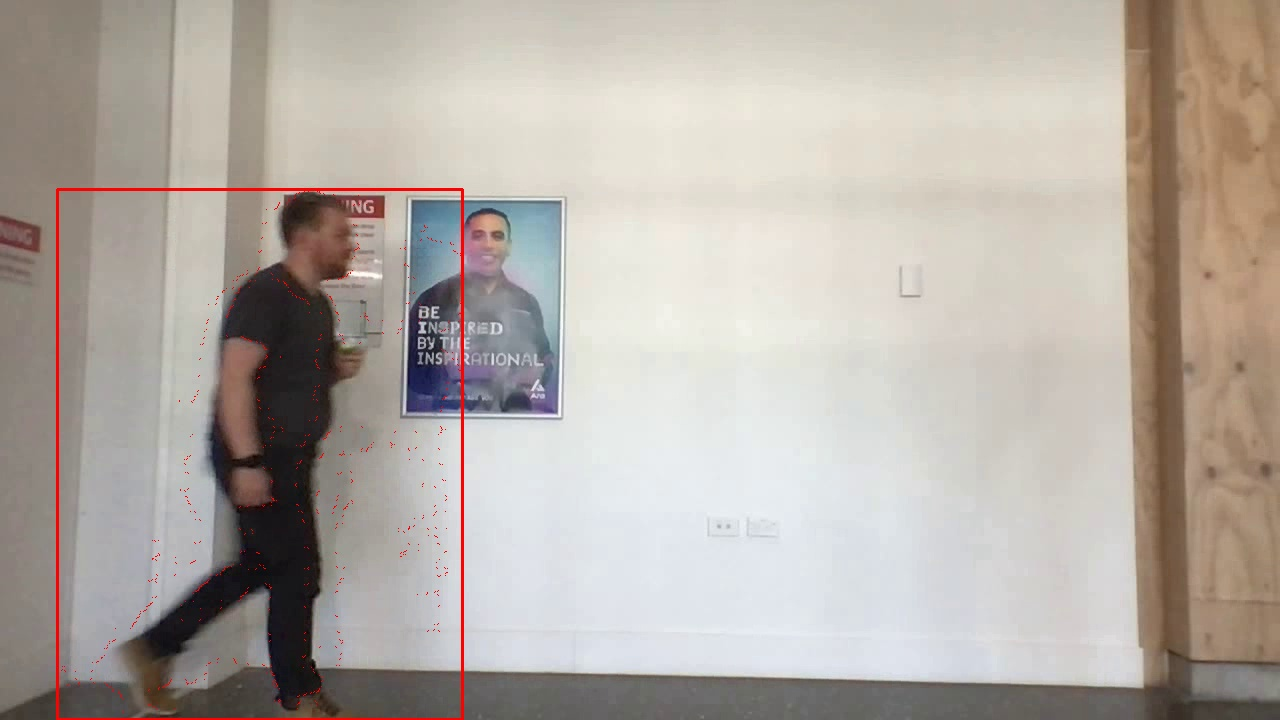
#> input picture framee7ef39ba-a335-11eb-85f7-acde48001122.jpg, 1280 x 720 px, given in place of the camera
$ python lower_upper_hsv_colors.py
#> lines starting #> are read from the running program, lines starting #| are printed output that depends on the picture; after the words box and inside, x2 and y2 are one past the last pixel; in counts of white or black regions, pixels touching at a corner belong together
import cv2
import numpy as np


cap = cv2.VideoCapture(0)

def nothing(x):
    pass
# Creating a window for later use
cv2.namedWindow('result')

# Starting with 100's to prevent error while masking
h,s,v = 100,100,100

# Creating track bar
cv2.createTrackbar('h_min', 'result',0,179,nothing)
#> slider 'h_min' is set to 35
cv2.createTrackbar('s_min', 'result',0,255,nothing)
#> slider 's_min' is set to 51
cv2.createTrackbar('v_min', 'result',0,255,nothing)
#> slider 'v_min' is set to 51
# Creating track bar
cv2.createTrackbar('h_max', 'result',0,179,nothing)
#> slider 'h_max' is set to 179
cv2.createTrackbar('s_max', 'result',0,255,nothing)
#> slider 's_max' is set to 255
cv2.createTrackbar('v_max', 'result',0,255,nothing)
#> slider 'v_max' is set to 255

while(1):

    _, frame = cap.read()
#> frame is the input picture: shape (720, 1280, 3); mean B, G, R 165.3, 172.4, 180.1

    #converting to HSV
    hsv = cv2.cvtColor(frame,cv2.COLOR_BGR2HSV)
#> hsv: shape (720, 1280, 3); mean H, S, V 43.7, 31.1, 182.4

    # get info from track bar and appy to result
    h_min = cv2.getTrackbarPos('h_min','result')
    s_min = cv2.getTrackbarPos('s_min','result')
    v_min = cv2.getTrackbarPos('v_min','result')

    h_max = cv2.getTrackbarPos('h_max', 'result')
    s_max = cv2.getTrackbarPos('s_max', 'result')
    v_max = cv2.getTrackbarPos('v_max', 'result')
    # Normal masking algorithm
    lower_blue = np.array([h_min,s_min,v_min])
    print('--------------------')
    print('MIN: hsv({}, {}, {})'.format(h_min, s_min, v_min))
    print('MAX: hsv({}, {}, {})'.format(h_max, s_max, v_max))
    print('--------------------')

    upper_blue = np.array([h_max, s_max, v_max])

    mask = cv2.inRange(hsv,lower_blue, upper_blue)
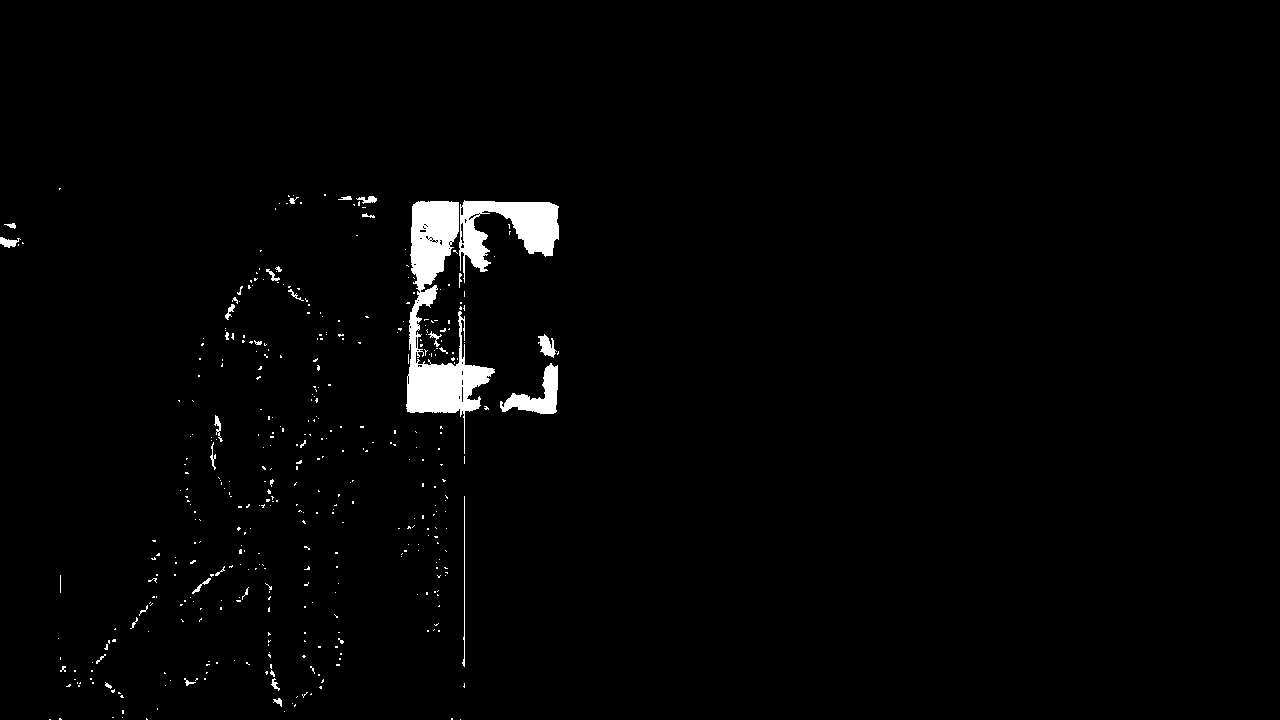
#> mask: shape (720, 1280); 1.7% white; 418 white regions (383 under 20 px), largest, box (x1, y1, x2, y2) and area: (406, 201, 495, 454) 7715, (459, 200, 559, 283) 3814, (500, 363, 558, 414) 1220

    result = cv2.bitwise_and(frame,frame,mask = mask)
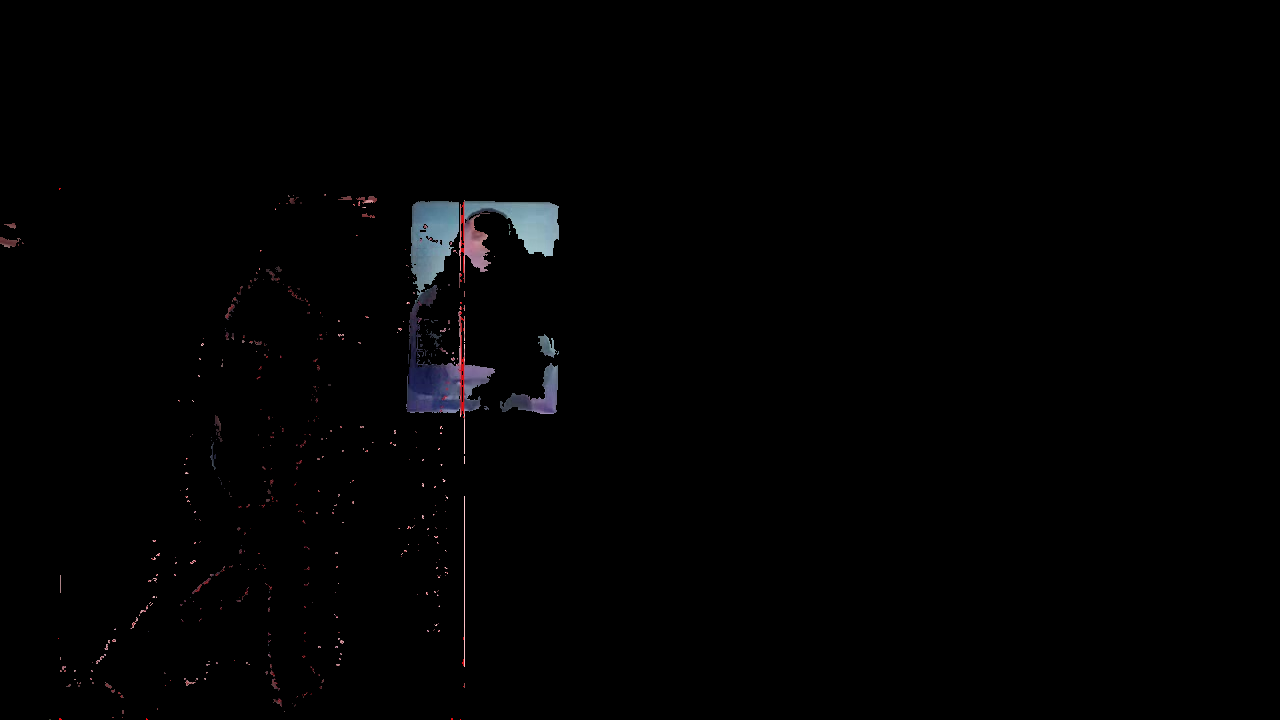
#> result: shape (720, 1280, 3); mean B, G, R 2.1, 1.8, 1.9
    cv2.putText(result, 'MIN: hsv({}, {}, {})'.format(h_min, s_min, v_min), (10, 50), cv2.FONT_HERSHEY_SIMPLEX, 1, 255, 2)
    cv2.putText(result, 'MAX: hsv({}, {}, {})'.format(h_max, s_max, v_max), (10, 100), cv2.FONT_HERSHEY_SIMPLEX, 1, 255, 2)
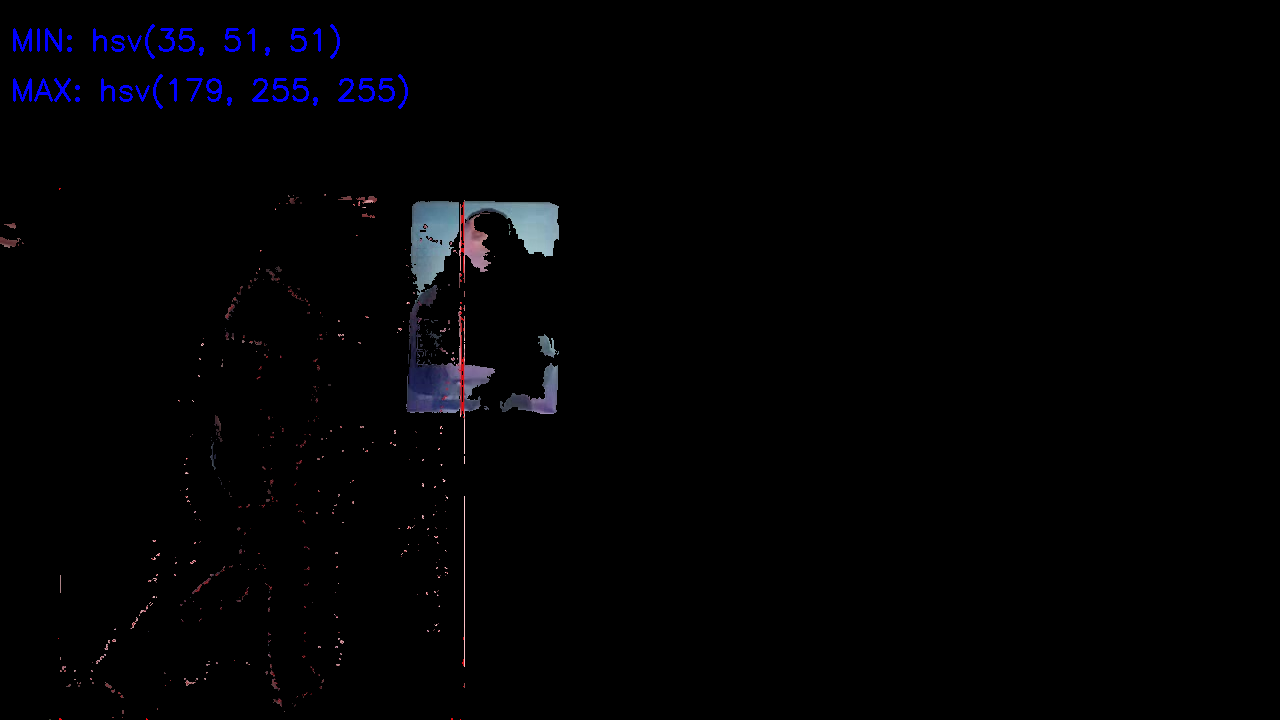
#> result: shape (720, 1280, 3); mean B, G, R 3.4, 1.8, 1.9

    cv2.imshow('result',result)

    k = cv2.waitKey(5) & 0xFF
#> (key Esc is pressed here)
    if k == 27:
        break

cap.release()

cv2.destroyAllWindows()

$ run again, on framee82d7edc-a335-11eb-85f7-acde48001122.jpg
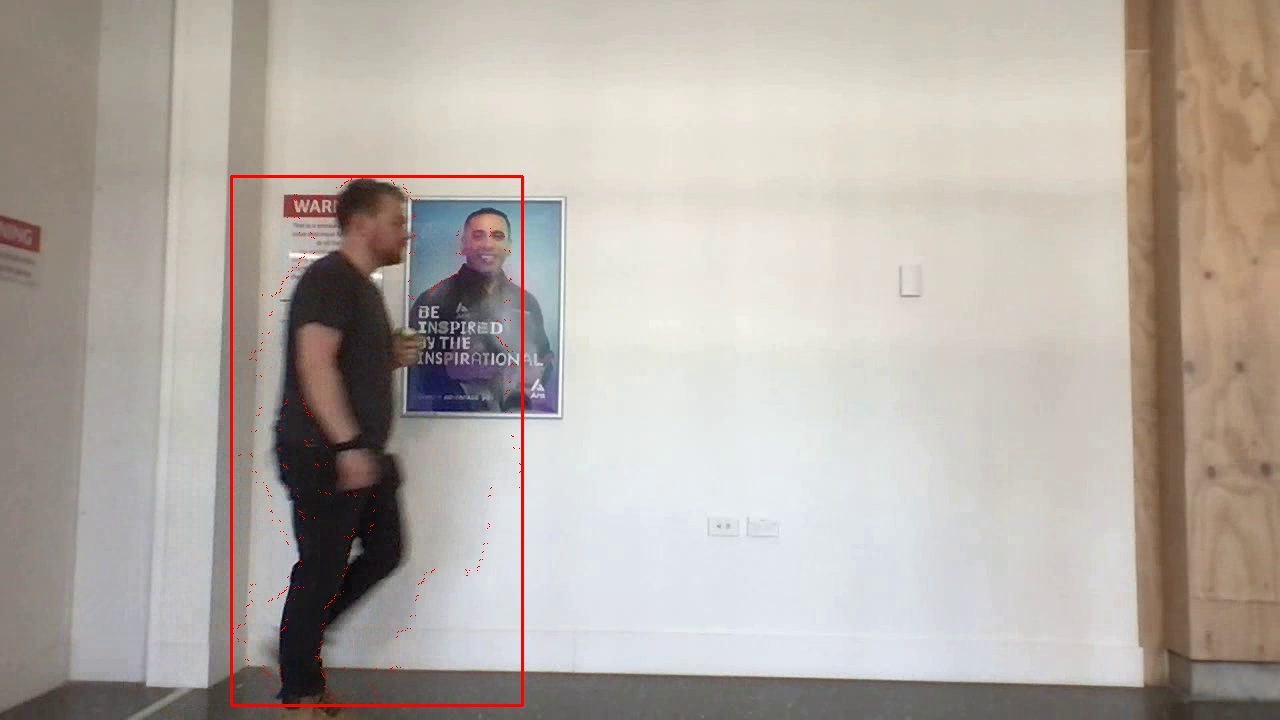
#> input picture framee82d7edc-a335-11eb-85f7-acde48001122.jpg, 1280 x 720 px, given in place of the camera
#> frame is the input picture: shape (720, 1280, 3); mean B, G, R 165.3, 172.4, 180
#> hsv: shape (720, 1280, 3); mean H, S, V 43.3, 30.5, 182.2
#> `mask = cv2.inRange(hsv,lower_blue, upper_blue)`:
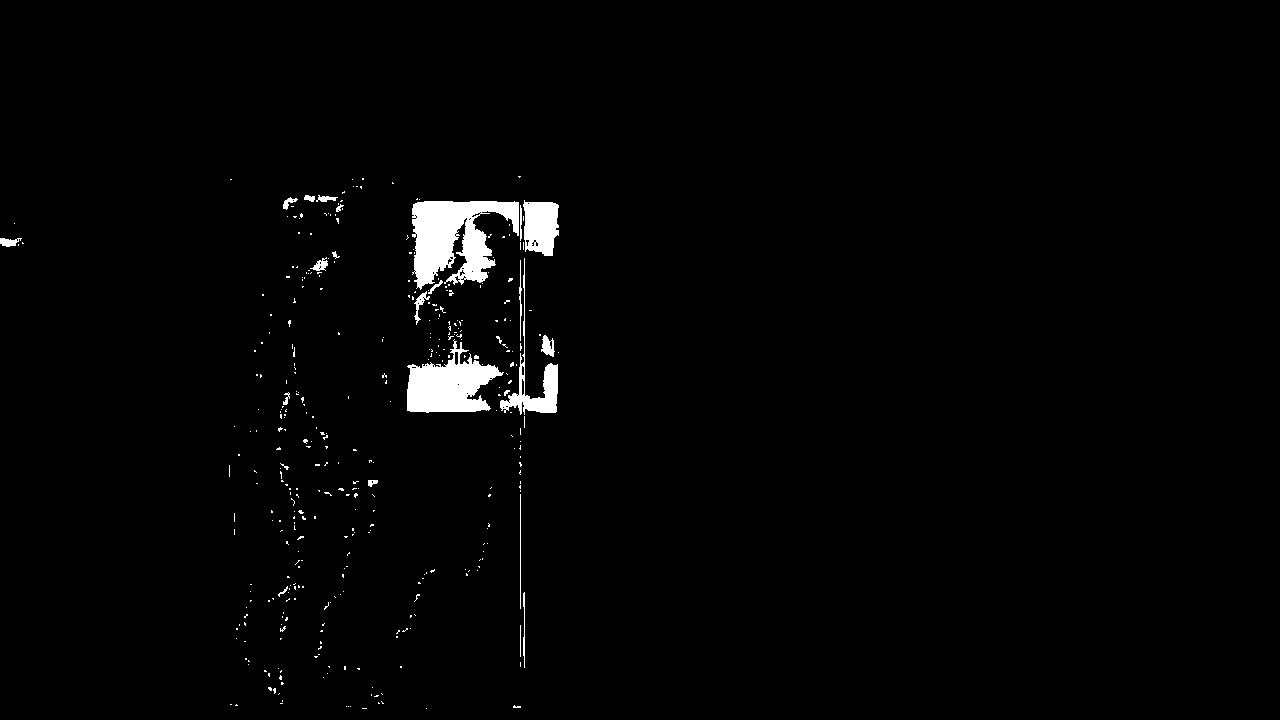
#> mask: shape (720, 1280); 1.7% white; 375 white regions (351 under 20 px), largest, box (x1, y1, x2, y2) and area: (412, 201, 519, 290) 5642, (407, 339, 504, 413) 3935, (523, 200, 559, 256) 1605
#> `cv2.putText(result, 'MAX: hsv({}, {}, {})'.format(h_max, s_max, v_max)..`:
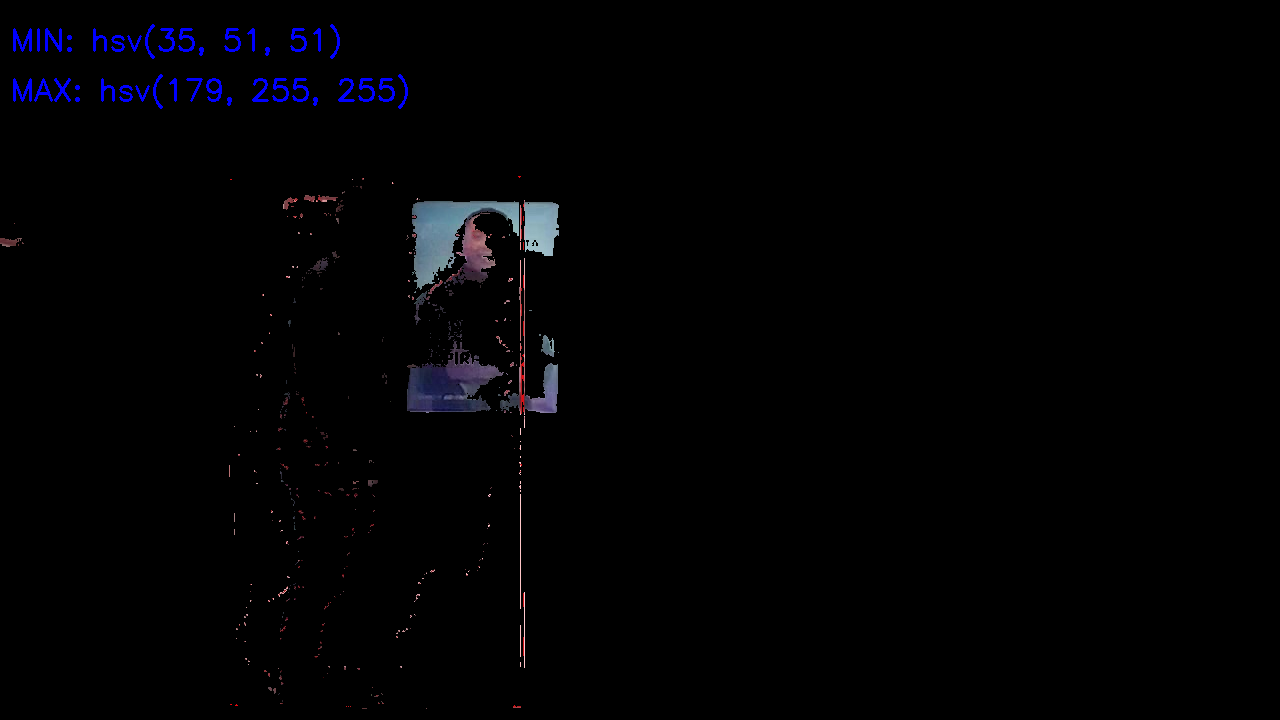
#> result: shape (720, 1280, 3); mean B, G, R 3.2, 1.6, 1.7
